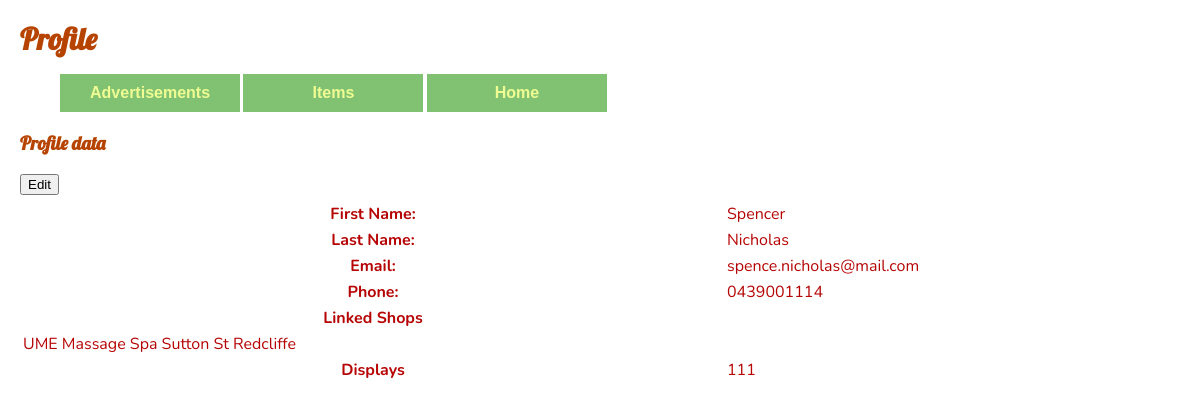
The app's page /profile (signed in), older data.
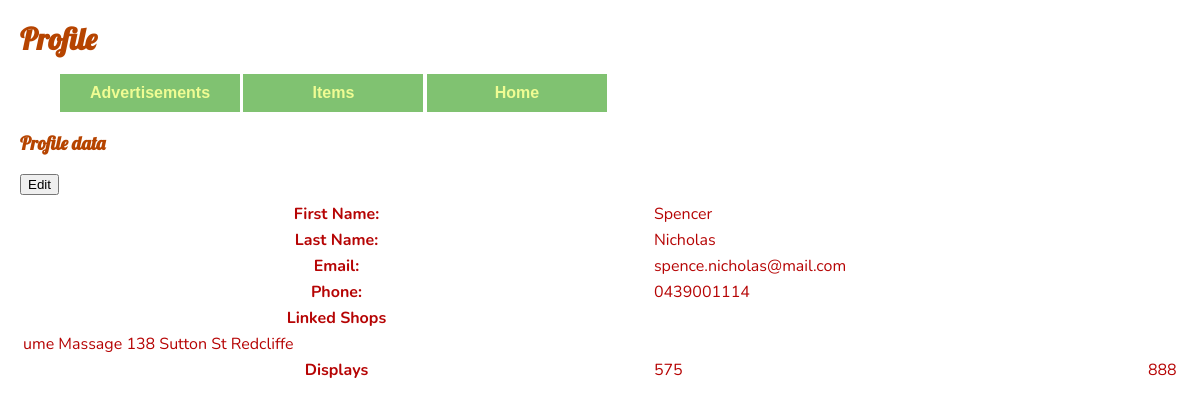
The same page, newer data.
### website/models.py (models this page shows)
class Shops(db.Model):
    shopID = db.Column(db.Integer, primary_key=True)
    shopName = db.Column(db.String(50), nullable=False)
    shopAddress = db.Column(db.String(120), nullable=False)
    primaryUserID = db.Column(db.Integer, db.ForeignKey('users.id', name='fk_shops_users'))
    displays = db.relationship('Displays', backref='shop')

class Displays(db.Model):
    displayID = db.Column(db.Integer, primary_key=True)
    shopID = db.Column(db.Integer, db.ForeignKey('shops.shopID', name='fk_shops_shopID'))
    shopMenus = db.relationship('ShopMenus', backref='display')

### website/views.py (the view)
@views.route('/profile')
@login_required
def profile():
    user = current_user
    userShops = Shops.query.filter_by(primaryUserID=user.id).all()
    displays = Displays.query.filter(Displays.shopID.in_([shop.shopID for shop in userShops])).all()
    return render_template("profile.html", user=user, userShops=userShops, displays=displays)

### website/__init__.py (called while the page is built)
def create_app():
    app = Flask(__name__)
    app.config['SECRET_KEY'] = 'itAlwaysWorksInTheEnd'
    app.config['SQLALCHEMY_DATABASE_URI'] = f'sqlite:///{DB_NAME}'
    db.init_app(app)
    migrate.init_app(app, db)
    app.config['UPLOAD_FOLDER'] = UPLOAD_FOLDER
    from .views import views
    from .displays import displays
    from .auth import auth
    from .adsControl import adsControl
    app.register_blueprint(views, url_prefix='/')
    app.register_blueprint(displays, url_prefix='/')
    app.register_blueprint(auth, url_prefix='/')
    app.register_blueprint(adsControl, url_prefix='/')
    login_manager = LoginManager()
    login_manager.login_view = 'auth.login'
    login_manager.init_app(app)
    @login_manager.user_loader
    def load_user(id):
        from .models import Users
        return Users.query.get(int(id))
    return app

### website/templates/profile.html
{% extends "base.html" %} {% block title %}Profile{% endblock %}
{% block content %}
    <div class="header" id="myHeader">
        <h2>Profile</h2>
        <nav>
            <ul>
                <li><a href='/adsMedia'>Advertisements</a></li>
                <li><a href='/items'>Items</a></li>
                <li><a href='/home'>Home</a></li>
            </ul>
        </nav>
    </div>
    {% block displaySetup %}
    <div>
        <h3>Profile data</h3>
        <button type="button" onclick="window.location.href='/profile_edit';">Edit</button>
        <article>
            <table>
                <tr>
                    <th>First Name: </th>
                    <td class="col1">{{ user.firstName }} </td>
                </tr>
                <tr>
                    <th>Last Name: </th>
                    <td class="col1">{{ user.lastName }}</td>
                </tr>
                <tr>
                    <th>Email: </th>
                    <td>{{ user.email }}</td>
                </tr>
                <tr>
                    <th>Phone: </th>
                    <td>{{ user.phone }}</td>
                </tr>
                <tr>
                    <th>Linked Shops </th>
                    <td>
                        {% for userShop in userShops %}
                            <tr>
                                <td>
                                    {{ userShop.shopName }} {{ userShop.shopAddress }}
                                </td>
                            </tr>
                            <tr>
                                <th>Displays</th>
                                    {% for display in userShop.displays %}
                                        <td onclick="window.location.href='/menuSetup/{{ display.displayID }}';" name="{{ display.displayID }}">
                                            {{ display.displayID }}<br>
                                        </td>
                                    {% endfor %}
                            </tr>
                        {% endfor %}
                    </td>
                </tr>
            </table>
        </article>
    </div>
    {% endblock %}
{% endblock %}

Row changes from the older to the newer data that the page shows:
removed Displays: displayID "111"
changed Shops: shopName "UME Massage Spa" → "ume Massage"; shopAddress "Sutton St Redcliffe" → "138 Sutton St Redcliffe"
added Displays: displayID "575"
added Displays: displayID "888"
